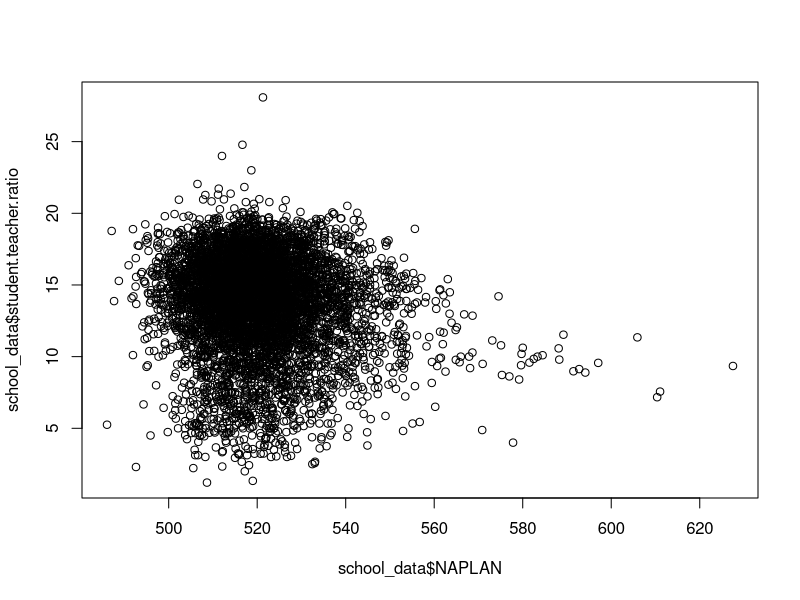
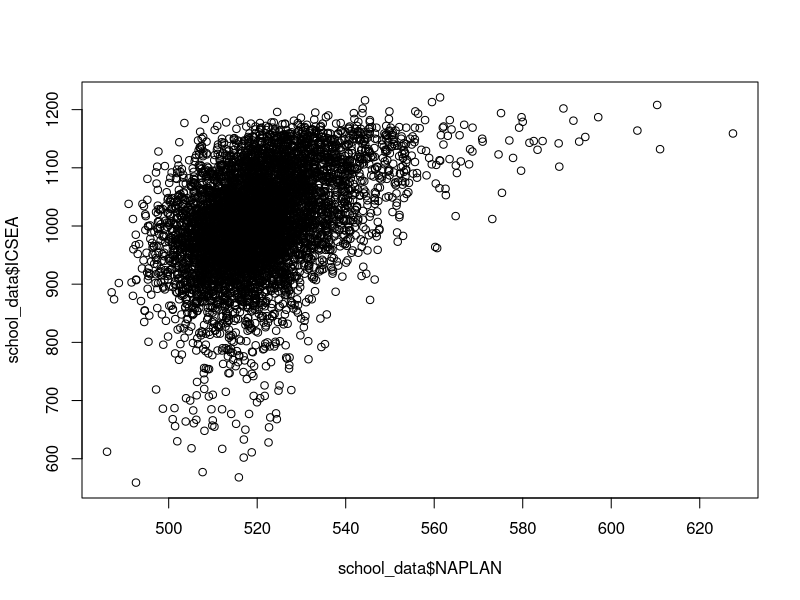
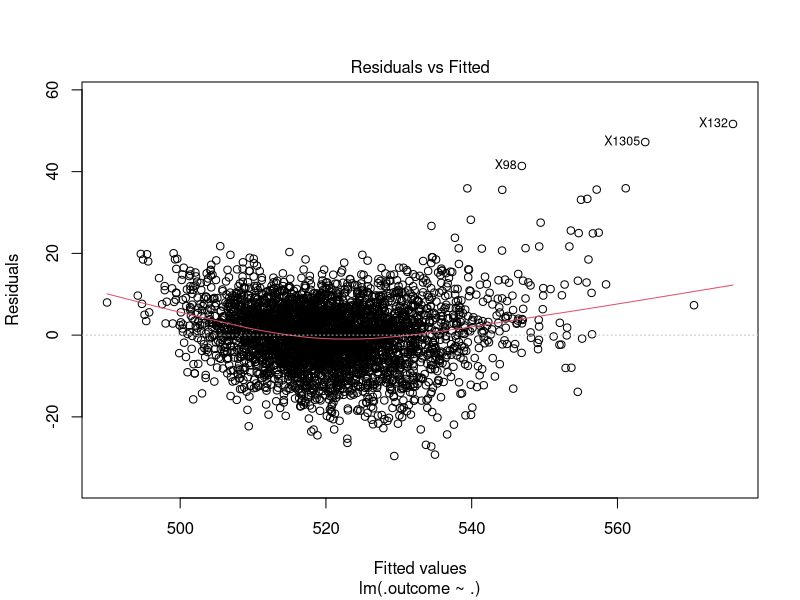
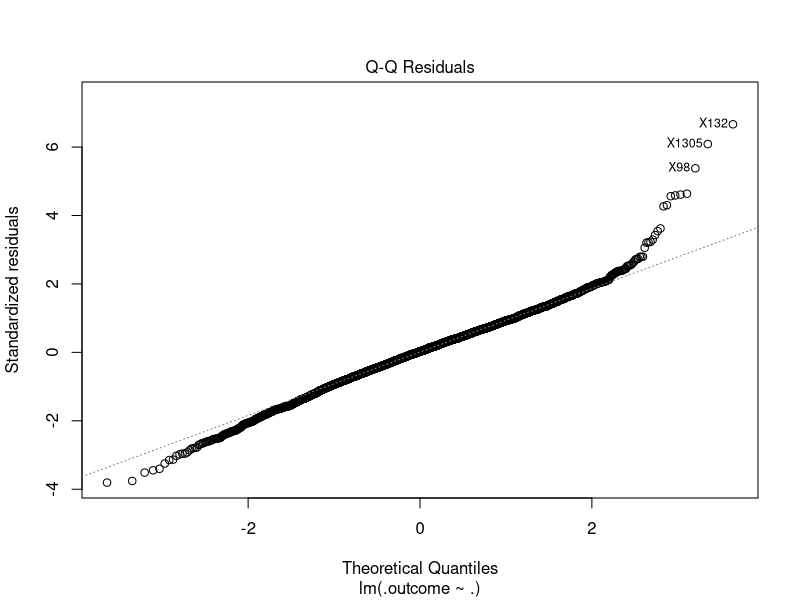
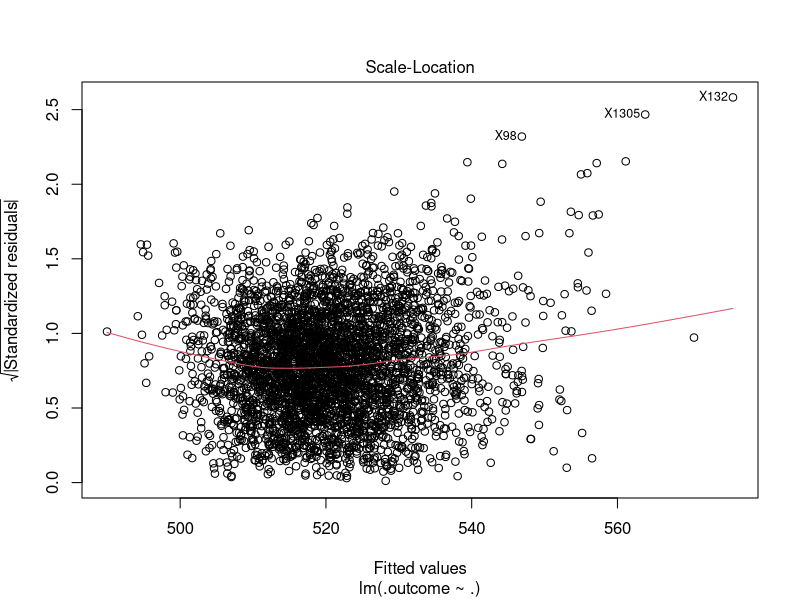
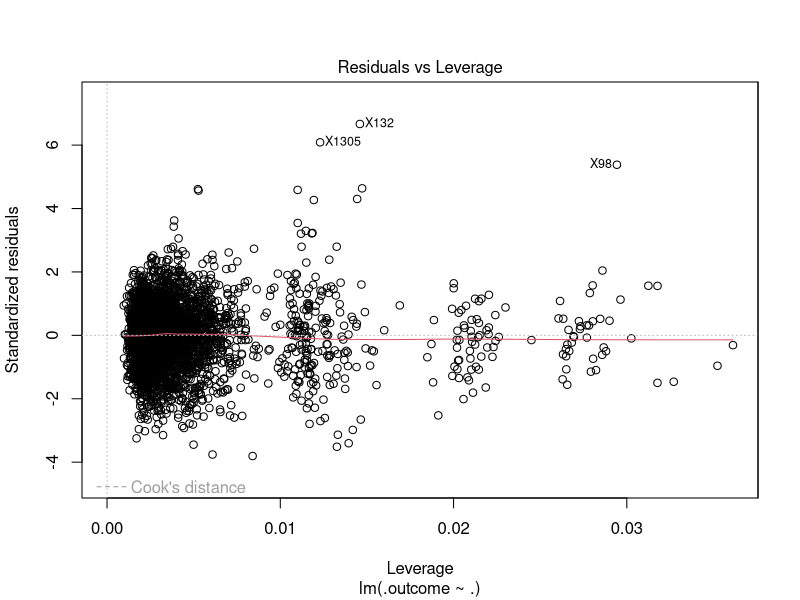
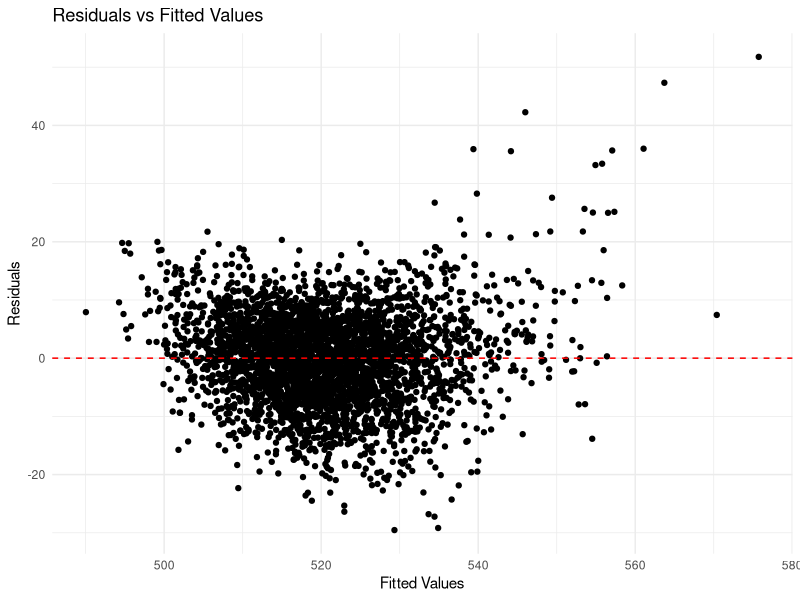

Recreate these plots in R, in order.
library(readxl)
library(dplyr)
library(tidyr)
library(caret)
library(glmnet)
library(car)

profile_data = read_excel("School Profile 2023.xlsx", sheet = 2)
numeracy_data = read.csv("2023NAPLAN_scores_yr5.csv")
location_data = read_excel("School Location 2023.xlsx", sheet = 2)
location_subset_shared_data <- select(location_data, -`Calendar Year`, -`Location AGE ID`, -`School AGE ID`, -`School Name`, -Suburb, -State, -Postcode, -`School Sector`, -`School Type`, -`Campus Type`)
metrics_data = read_excel("school_metrics_2023.xlsx", sheet = 2)

school_data = inner_join(profile_data, metrics_data, by = "ACARA.SML.ID")
school_data = inner_join(school_data, location_subset_shared_data, by = "ACARA.SML.ID")
school_data = inner_join(school_data, numeracy_data, by = "ACARA.SML.ID")
school_data %>% filter(school_data$`Calendar Year` == 2023)
school_data <- school_data %>%
  drop_na()
summary(school_data)

# Exploring data
school_data$student.teacher.ratio = school_data$`Full Time Equivalent Enrolments` / school_data$`Full Time Equivalent Teaching Staff` # Uses equivalent columns
cor(school_data$student.teacher.ratio, school_data$NAPLAN) # from this, near zero correlation
plot(school_data$NAPLAN, school_data$student.teacher.ratio)

cor(school_data$ICSEA, school_data$NAPLAN, use = "complete.obs") # Relatively solid positive correlation
plot(school_data$NAPLAN, school_data$ICSEA)

# Model Fitting
set.seed(69420)
k <- 10 # Number of folds for cross-validation
train_control <- trainControl(method = "cv", number = k)

train_prob <- 0.6 # Proportion of data used for training
training_index <- createDataPartition(school_data$NAPLAN, p = train_prob, list = FALSE)
train_data <- school_data[training_index,]
remaining_data <- school_data[-training_index,]

validation_prob <- 0.5 # Proportion of remaining data used for validation
validation_index <- createDataPartition(remaining_data$NAPLAN, p = validation_prob, list = FALSE)
validation_data <- remaining_data[validation_index,]
test_data <- remaining_data[-validation_index,]

# KNN
formula <- NAPLAN ~ State + `School Sector` + ICSEA + sport_index + teach_edu_index + stu_atd + teach_tenure + student.teacher.ratio
tune_grid <- expand.grid(k = seq(1, 20))
naplan_model_knn <- train(formula, data = train_data, method = "knn", trControl = train_control, tuneGrid = tune_grid) # Need to separate into different datasets later
best_knn <- naplan_model_knn$bestTune$k

knn_predictions <- predict(naplan_model_knn, newdata = validation_data)
data.frame(Actual = validation_data$NAPLAN, knn_predictions)
postResample(pred = knn_predictions, obs = validation_data$NAPLAN)

# Multiple linear
naplan_model_linear <- train(formula, data = train_data, method = "lm", trControl = train_control)
best_linear <- naplan_model_linear$finalModel
summary(best_linear)

linear_predictions <- predict(naplan_model_linear, newdata = validation_data)
data.frame(Actual = validation_data$NAPLAN, linear_predictions)
postResample(pred = linear_predictions, obs = validation_data$NAPLAN)
plot(best_linear)

# Elastic Net
tune_grid <- expand.grid(
  alpha = seq(0, 1, length = 20),
  lambda = seq(0.001, 0.1, length = 20)
)
naplan_model_elastic <- train(formula, data = train_data, method = "glmnet", trControl = train_control, tuneGrid = tune_grid)
best_elastic <- naplan_model_elastic$finalModel
best_coeff <- coef(best_elastic, naplan_model_elastic$bestTune$lambda)
print(best_coeff)

elastic_predictions <- predict(naplan_model_elastic, newdata = validation_data)
data.frame(Actual = validation_data$NAPLAN, elastic_predictions)
postResample(pred = elastic_predictions, obs = validation_data$NAPLAN)

best_lambda <- naplan_model_elastic$bestTune$lambda
best_alpha <- naplan_model_elastic$bestTune$alpha
train_matrix <- model.matrix(formula, data = train_data)[, -1]
fitted_values <- predict(best_elastic, s = best_lambda, newx = train_matrix, type = "response")
residuals <- train_data$NAPLAN - fitted_values
plot_data <- data.frame(Fitted = fitted_values, Residuals = residuals)
ggplot(plot_data, aes(x = s1, y = s1.1)) +
  geom_point() +
  geom_hline(yintercept = 0, linetype = "dashed", color = "red") +
  labs(title = "Residuals vs Fitted Values",
       x = "Fitted Values",
       y = "Residuals") +
  theme_minimal()
vif(best_linear)
